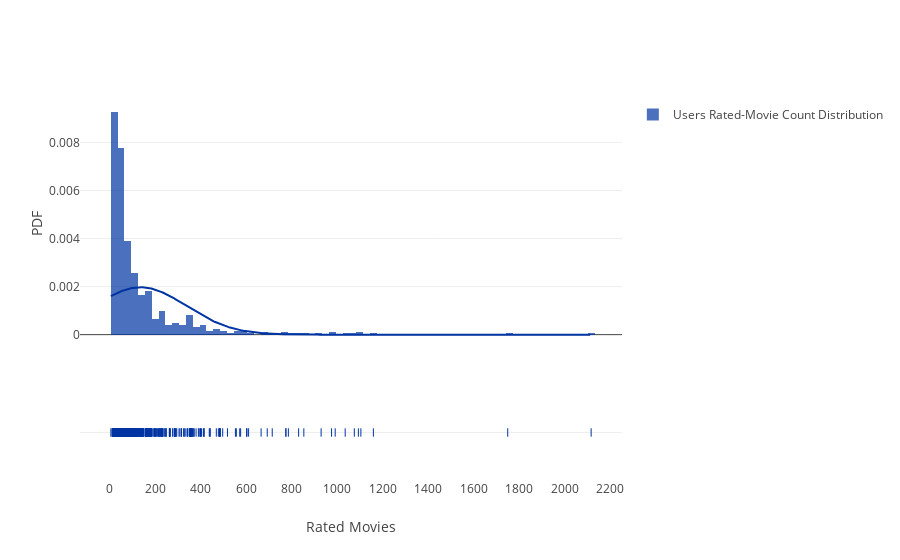

Write notebook code for a chart like this one.
### Code cell
fig=ff.create_distplot([giv_rat],['Users Rated-Movie Count Distribution'], bin_size=30, 
                       curve_type='normal',colors=['rgb(0,52,163)'],show_rug=True)
fig['layout'].update(xaxis=dict(title='Rated Movies',tickvals=[i for i in range(0,2400,200)]))
fig['layout'].update(yaxis=dict(title='PDF'))
iplot(fig)

### Figure 1 — Plotly figure (JSON) as saved in the notebook; plotly's stock layout.template omitted (floating-point values rounded to 4 significant figures; data arrays with more than 128 entries replaced by an {"elided": "..."} marker saying what was removed)
{"data": [{"autobinx": false, "histnorm": "probability density", "legendgroup": "Users Rated-Movie Count Distribution", "marker": {"color": "rgb(0,52,163)"}, "name": "Users Rated-Movie Count Distribution", "opacity": 0.7, "type": "histogram", "uid": "89a46af9-56a4-4650-8891-68a9d96b65ee", "x": {"elided": "609 int values"}, "xaxis": "x", "xbins": {"end": 2117, "size": 30, "start": 4}, "yaxis": "y"}, {"legendgroup": "Users Rated-Movie Count Distribution", "marker": {"color": "rgb(0,52,163)"}, "mode": "lines", "name": "Users Rated-Movie Count Distribution", "showlegend": false, "type": "scatter", "uid": "1a041e38-1ef7-4123-9d7e-cf5e0d441d78", "x": {"elided": "500 float values"}, "xaxis": "x", "y": {"elided": "500 float values"}, "yaxis": "y"}, {"legendgroup": "Users Rated-Movie Count Distribution", "marker": {"color": "rgb(0,52,163)", "symbol": "line-ns-open"}, "mode": "markers", "name": "Users Rated-Movie Count Distribution", "showlegend": false, "type": "scatter", "uid": "43cb76e3-9972-4f9f-944b-38178eb83ffe", "x": {"elided": "609 int values"}, "xaxis": "x", "y": {"elided": "609 str values"}, "yaxis": "y2"}], "layout": {"barmode": "overlay", "hovermode": "closest", "legend": {"traceorder": "reversed"}, "xaxis": {"anchor": "y2", "domain": [0, 1], "tickvals": [0, 200, 400, 600, 800, 1000, 1200, 1400, 1600, 1800, 2000, 2200], "title": {"text": "Rated Movies"}, "zeroline": false}, "yaxis": {"anchor": "free", "domain": [0.35, 1], "position": 0, "title": {"text": "PDF"}}, "yaxis2": {"anchor": "x", "domain": [0, 0.25], "dtick": 1, "showticklabels": false}}}
